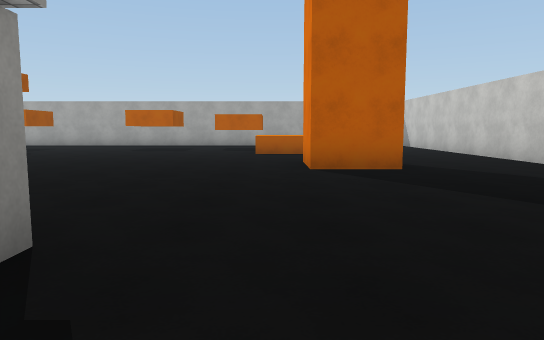
View 1 (above)

16 first-person views from a walk through a 3-D level made in the Unity game engine. The camera is 1.3 m above the floor, tilts 6° down and sees 70° across. The floor is counted in squares, 2 m on a side. Each view is taken from the middle of a square. On the plan, view 1 faces up. The plan holds only what a view shows up to about 11 squares ahead; the rest is blank. Some animated figures are not drawn. Surface patterns are stand-ins for the level's own textures.

View 2
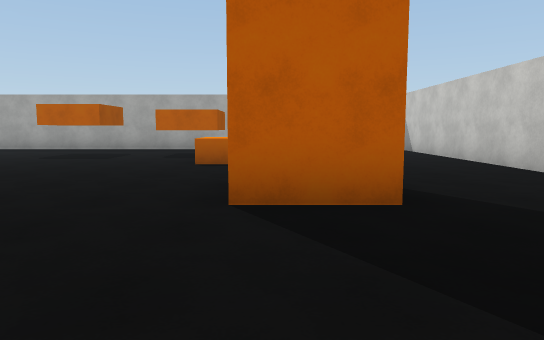

View 3
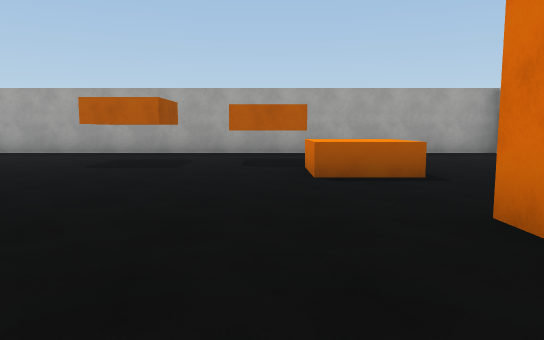

View 4
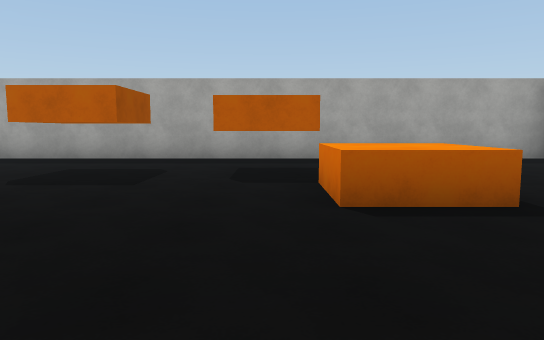

View 5
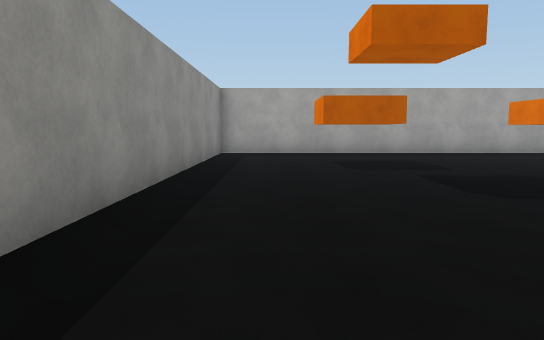

View 6
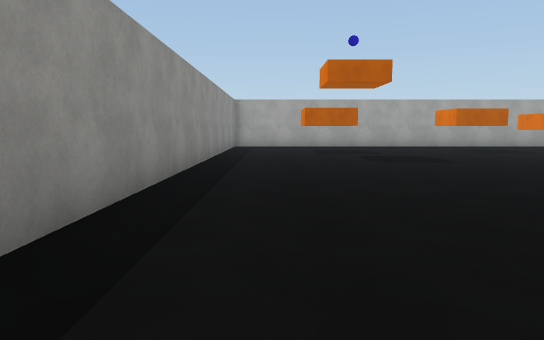

View 7
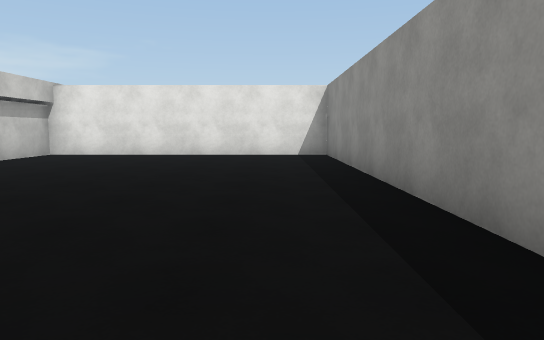

View 8
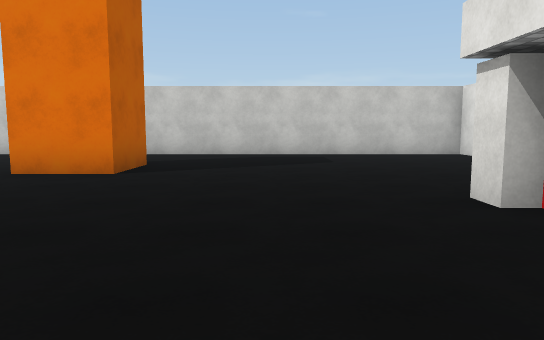

View 9
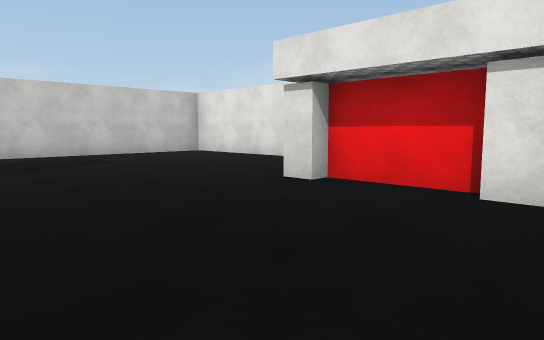

View 10
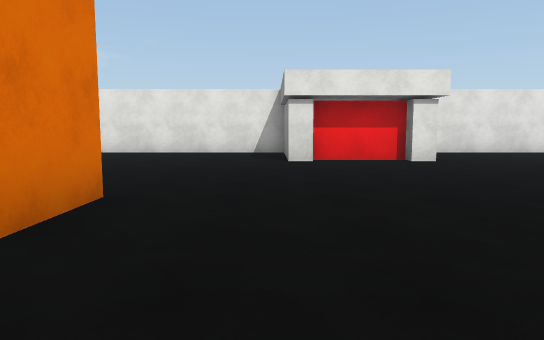

View 11
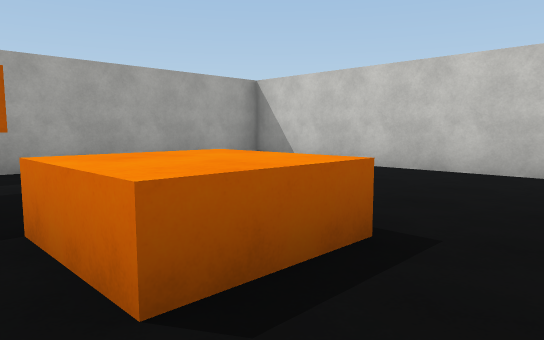

View 12
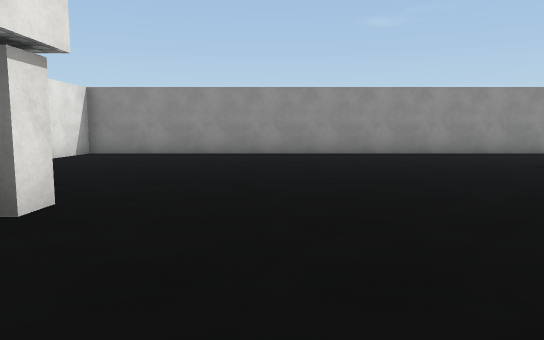

View 13
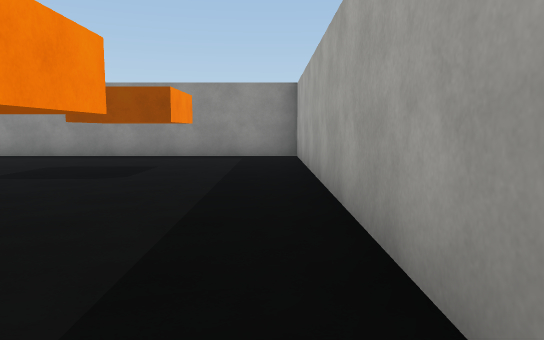

View 14
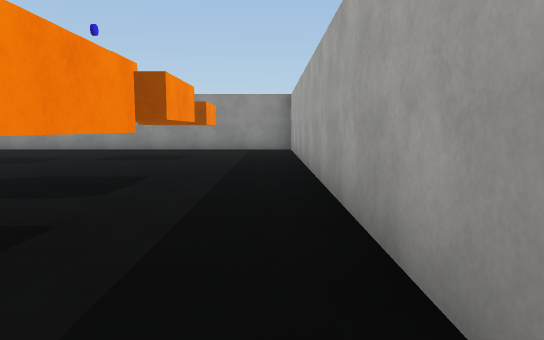

View 15
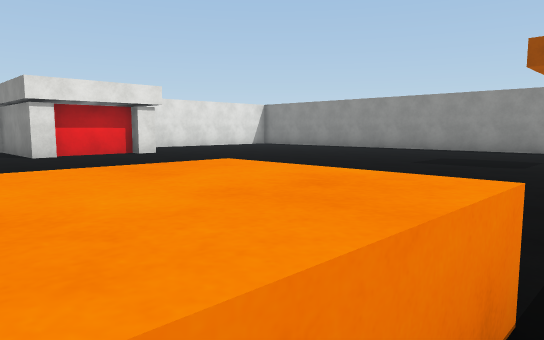

View 16
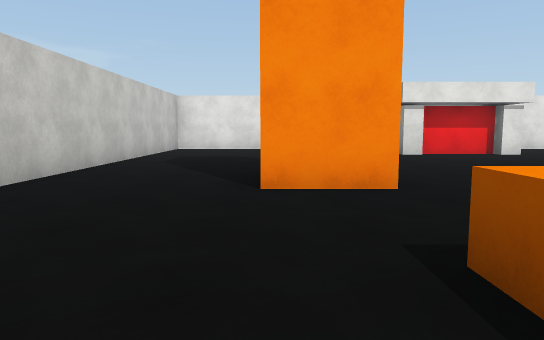

### Floor plan
Points are (right, up) in squares from view 1. A wall is a line through its corners. A room is listed if a view was taken in it or the views show most of it. See-through windows are left out.
Room 1 (views 1, 2, 3, 4, 5, 6, 7, 8, 9, 10, 11, 12, 13, 14, 15, 16)
walls: (-1.9, 2.1) (-1.3, 2.1) (-1.3, -0.9) (5.1, -0.9) (5.1, 15.6) (-9.4, 15.6); (-4.4, 2.1) (-3.8, 2.1) (-3.8, 1.8) (-1.8, 1.8); (2.2, 6.3) (0.6, 6.3) (0.6, 7.8) (2.1, 7.8); (-3.1, 12.5) (-4.6, 12.5) (-4.6, 14) (-3.1, 14) (-3.1, 12.5); (-7.6, 12.1) (-9.1, 12.1) (-9.1, 13.6) (-7.6, 13.6) (-7.6, 12.1); (-1.9, 14) (-0.3, 14) (-0.3, 12.5) (-1.9, 12.5); (-11.4, 13.6) (-11.4, -0.9) (-4.4, -0.9) (-4.4, 1)
low walls: (1.1, 10.8) (1.1, 10.2) (-0.4, 10.2) (-0.4, 11.7) (0.9, 11.7)
ways out: opening at (-10.5, 12.5) to room 2; opening at (-8.5, 14.5) to room 2; gap at (-3, 13)
Room 2 (no view inside)
walls: (-9.4, 15.6) (-11.4, 15.6) (-11.4, 13.6)
ways out: opening at (-10.5, 12.5) to room 1; opening at (-8.5, 14.5) to room 1

Where each view was taken, in squares from view 1:
view 1: 0 up, 0 right, facing up
view 2: 3 up, 1 right, facing up
view 3: 5 up, 1 left, facing up
view 4: 7 up, 1 left, facing up
view 5: 5 up, 10 left, facing up
view 6: 1 up, 10 left, facing up
view 7: 9 up, 10 left, facing down
view 8: 4 up, 5 left, facing right
view 9: 6 up, 5 left, facing down-right
view 10: 10 up, 1 left, facing down
view 11: 9 up, 1 left, facing up-right
view 12: 4 up, 1 left, facing left
view 13: 15 up, 2 left, facing left
view 14: 15 up, 1 right, facing left
view 15: 12 up, 1 right, facing down-left
view 16: 12 up, 2 right, facing down
